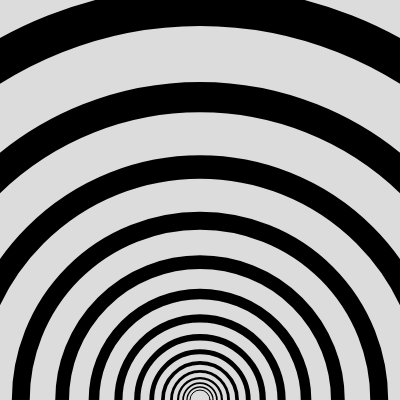
Frame 1 (no input)
Frame 60 (no input): identical to frame 1, image omitted
Frame 120 (the mouse pressed at the canvas centre since frame 60): identical to frame 1, image omitted

The p5.js sketch that drew this single still picture (run headless with seeded random() and noise() and a simulated clock; from frame 60 on, the mouse is pressed at the canvas centre):

// p5.js sketch
// ── sketch.js
function setup() {
  createCanvas(400, 400);
}

function draw() {
  background(220);

let s = 1.3

for(let i = 0; i < 20; i = i + 1){
  noFill()
  strokeWeight(s**i)
  circle(width/2, height, 20*(s**i))
  }
}
